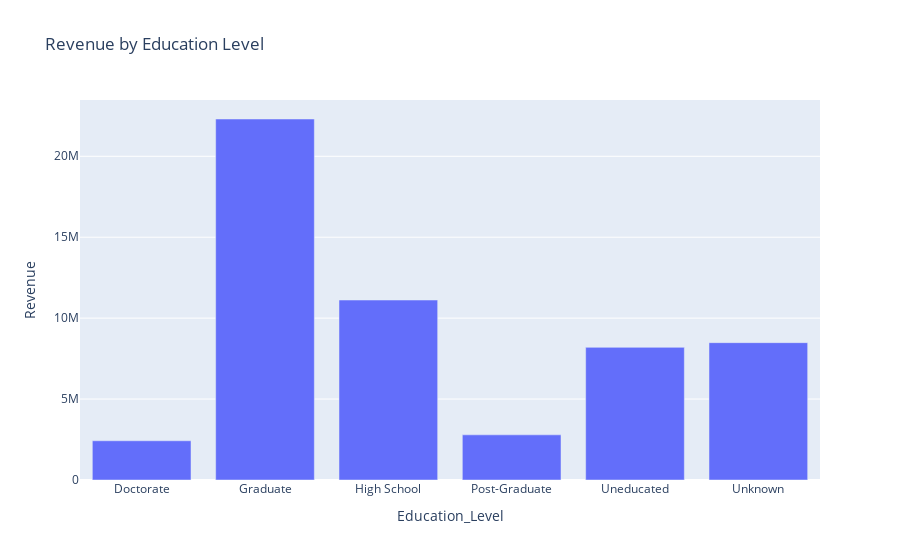

Source (notebook cell):
### Markdown cell above
### Revenue by Education Level

### Code cell
sum_revenue = merged_df.groupby('Education_Level')['Revenue'].sum().reset_index()

fig = px.bar(sum_revenue,x='Education_Level', y='Revenue',title='Revenue by Education Level')
fig.show()

### Figure 1 — Plotly figure (JSON) as saved in the notebook; plotly's stock layout.template omitted (floating-point values rounded to 4 significant figures)
{"data": [{"alignmentgroup": "True", "hovertemplate": "Education_Level=%{x}<br>Revenue=%{y}<extra></extra>", "legendgroup": "", "marker": {"color": "#636efa", "pattern": {"shape": ""}}, "name": "", "offsetgroup": "", "orientation": "v", "showlegend": false, "textposition": "auto", "type": "bar", "x": ["Doctorate", "Graduate", "High School", "Post-Graduate", "Uneducated", "Unknown"], "xaxis": "x", "y": [2424000.0, 22300000.0, 11120000.0, 2790000.0, 8194000.0, 8485000.0], "yaxis": "y"}], "layout": {"autosize": true, "barmode": "relative", "legend": {"tracegroupgap": 0}, "title": {"text": "Revenue by Education Level"}, "xaxis": {"anchor": "y", "autorange": true, "domain": [0, 1], "range": [-0.5, 5.5], "title": {"text": "Education_Level"}, "type": "category"}, "yaxis": {"anchor": "x", "autorange": true, "domain": [0, 1], "range": [0, 23480000.0], "title": {"text": "Revenue"}, "type": "linear"}}}
